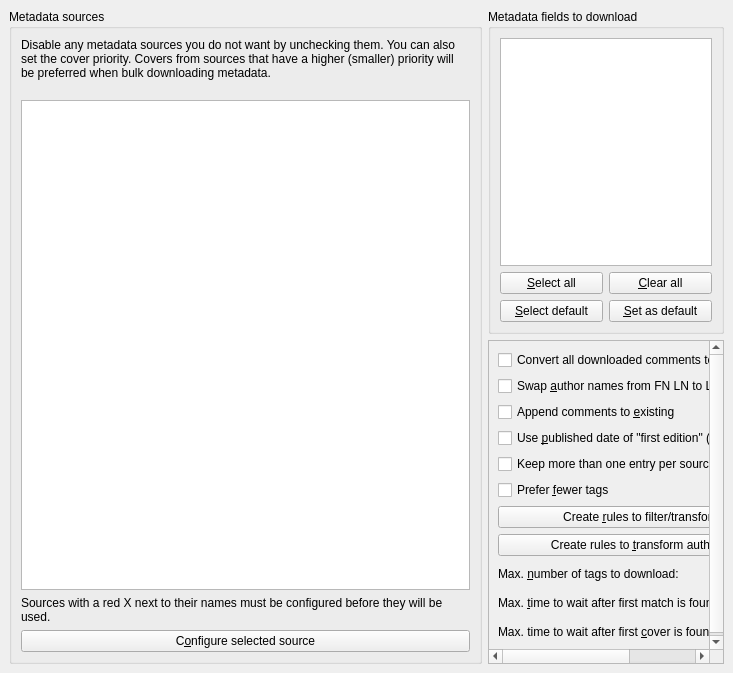
<?xml version="1.0" encoding="UTF-8"?>
<ui version="4.0">
 <class>Form</class>
 <widget class="QWidget" name="Form">
  <property name="geometry">
   <rect>
    <x>0</x>
    <y>0</y>
    <width>733</width>
    <height>673</height>
   </rect>
  </property>
  <property name="windowTitle">
   <string>Form</string>
  </property>
  <layout class="QGridLayout" name="gridLayout_3">
   <property name="leftMargin">
    <number>0</number>
   </property>
   <property name="topMargin">
    <number>0</number>
   </property>
   <property name="rightMargin">
    <number>0</number>
   </property>
   <property name="bottomMargin">
    <number>0</number>
   </property>
   <item row="0" column="0">
    <widget class="QStackedWidget" name="stack">
     <widget class="QWidget" name="page">
      <layout class="QHBoxLayout" name="horizontalLayout">
       <item>
        <widget class="QGroupBox" name="groupBox">
         <property name="title">
          <string>Metadata sources</string>
         </property>
         <layout class="QVBoxLayout" name="verticalLayout_3">
          <item>
           <widget class="QLabel" name="label">
            <property name="text">
             <string>Disable any metadata sources you do not want by unchecking them. You can also set the cover priority. Covers from sources that have a higher (smaller) priority will be preferred when bulk downloading metadata.
</string>
            </property>
            <property name="wordWrap">
             <bool>true</bool>
            </property>
           </widget>
          </item>
          <item>
           <widget class="QTableView" name="sources_view">
            <property name="selectionMode">
             <enum>QAbstractItemView::SingleSelection</enum>
            </property>
            <property name="selectionBehavior">
             <enum>QAbstractItemView::SelectRows</enum>
            </property>
           </widget>
          </item>
          <item>
           <widget class="QLabel" name="label_5">
            <property name="text">
             <string>Sources with a red X next to their names must be configured before they will be used. </string>
            </property>
            <property name="wordWrap">
             <bool>true</bool>
            </property>
           </widget>
          </item>
          <item>
           <widget class="QPushButton" name="configure_plugin_button">
            <property name="text">
             <string>C&amp;onfigure selected source</string>
            </property>
            <property name="icon">
             <iconset resource="../../../../resources/images.qrc">
              <normaloff>:/images/plugins.png</normaloff>:/images/plugins.png</iconset>
            </property>
           </widget>
          </item>
         </layout>
        </widget>
       </item>
       <item>
        <layout class="QVBoxLayout" name="verticalLayout">
         <item>
          <widget class="QGroupBox" name="groupBox_2">
           <property name="title">
            <string>Metadata fields to download</string>
           </property>
           <layout class="QGridLayout" name="gridLayout_2">
            <item row="0" column="0" colspan="2">
             <widget class="QListView" name="fields_view">
              <property name="toolTip">
               <string>If you uncheck any fields, metadata for those fields will not be downloaded</string>
              </property>
              <property name="selectionMode">
               <enum>QAbstractItemView::NoSelection</enum>
              </property>
             </widget>
            </item>
            <item row="1" column="0">
             <widget class="QPushButton" name="select_all_button">
              <property name="text">
               <string>&amp;Select all</string>
              </property>
             </widget>
            </item>
            <item row="1" column="1">
             <widget class="QPushButton" name="clear_all_button">
              <property name="text">
               <string>&amp;Clear all</string>
              </property>
             </widget>
            </item>
            <item row="2" column="0">
             <widget class="QPushButton" name="select_default_button">
              <property name="toolTip">
               <string>Restore your own subset of checked fields that you define using the 'Set as default' button</string>
              </property>
              <property name="text">
               <string>&amp;Select default</string>
              </property>
             </widget>
            </item>
            <item row="2" column="1">
             <widget class="QPushButton" name="set_as_default_button">
              <property name="toolTip">
               <string>Store the currently checked fields as the default, you can quickly apply the default using the 'Select default' button</string>
              </property>
              <property name="text">
               <string>&amp;Set as default</string>
              </property>
             </widget>
            </item>
           </layout>
          </widget>
         </item>
         <item>
          <widget class="QScrollArea" name="scrollArea">
           <property name="widgetResizable">
            <bool>true</bool>
           </property>
           <widget class="QWidget" name="scrollAreaWidgetContents">
            <property name="geometry">
             <rect>
              <x>0</x>
              <y>0</y>
              <width>373</width>
              <height>333</height>
             </rect>
            </property>
            <property name="sizePolicy">
             <sizepolicy hsizetype="Expanding" vsizetype="Expanding">
              <horstretch>0</horstretch>
              <verstretch>0</verstretch>
             </sizepolicy>
            </property>
            <layout class="QFormLayout" name="formLayout">
             <item row="0" column="0" colspan="2">
              <widget class="QCheckBox" name="opt_txt_comments">
               <property name="text">
                <string>Convert all downloaded comments to plain &amp;text</string>
               </property>
              </widget>
             </item>
             <item row="8" column="0">
              <widget class="QLabel" name="label_2">
               <property name="text">
                <string>Max. &amp;number of tags to download:</string>
               </property>
               <property name="buddy">
                <cstring>opt_max_tags</cstring>
               </property>
              </widget>
             </item>
             <item row="9" column="0">
              <widget class="QLabel" name="label_3">
               <property name="text">
                <string>Max. &amp;time to wait after first match is found:</string>
               </property>
               <property name="buddy">
                <cstring>opt_wait_after_first_identify_result</cstring>
               </property>
              </widget>
             </item>
             <item row="8" column="1">
              <widget class="QSpinBox" name="opt_max_tags"/>
             </item>
             <item row="9" column="1">
              <widget class="QSpinBox" name="opt_wait_after_first_identify_result">
               <property name="suffix">
                <string> secs</string>
               </property>
              </widget>
             </item>
             <item row="10" column="0">
              <widget class="QLabel" name="label_4">
               <property name="text">
                <string>Max. time to wait after first &amp;cover is found:</string>
               </property>
               <property name="buddy">
                <cstring>opt_wait_after_first_cover_result</cstring>
               </property>
              </widget>
             </item>
             <item row="10" column="1">
              <widget class="QSpinBox" name="opt_wait_after_first_cover_result">
               <property name="suffix">
                <string> secs</string>
               </property>
              </widget>
             </item>
             <item row="1" column="0" colspan="2">
              <widget class="QCheckBox" name="opt_swap_author_names">
               <property name="text">
                <string>Swap &amp;author names from FN LN to LN, FN</string>
               </property>
              </widget>
             </item>
             <item row="2" column="0" colspan="2">
              <widget class="QCheckBox" name="opt_append_comments">
               <property name="toolTip">
                <string>&lt;p&gt;When downloading comments, append the downloaded comments to any existing comment, instead of overwriting them.</string>
               </property>
               <property name="statusTip">
                <string>When downloading comments, append the downloaded comments to any existing comment, instead of overwriting them.</string>
               </property>
               <property name="text">
                <string>Append comments to &amp;existing</string>
               </property>
              </widget>
             </item>
             <item row="3" column="0" colspan="2">
              <widget class="QCheckBox" name="opt_find_first_edition_date">
               <property name="text">
                <string>Use &amp;published date of &quot;first edition&quot; (from worldcat.org)</string>
               </property>
              </widget>
             </item>
             <item row="4" column="0" colspan="2">
              <widget class="QCheckBox" name="opt_keep_dups">
               <property name="toolTip">
                <string>&lt;p&gt;Normally, the metadata download system will keep only a single result per metadata source. This option will cause it to keep all results returned from every metadata source. useful if you only use one or two sources and want to select individual results from them by hand. Note that result with identical title/author/identifiers are still merged.</string>
               </property>
               <property name="text">
                <string>Keep more than one entry per source</string>
               </property>
              </widget>
             </item>
             <item row="5" column="0" colspan="2">
              <widget class="QCheckBox" name="opt_fewer_tags">
               <property name="toolTip">
                <string>&lt;p&gt;Different metadata sources have different sets of tags for the same book. If this option is checked, then calibre will use the smaller tag sets. These tend to be more like genres, while the larger tag sets tend to describe the books content.
&lt;p&gt;Note that this option will only make a practical difference if one of the metadata sources has a genre like tag set for the book you are searching for. Most often, they all have large tag sets.</string>
               </property>
               <property name="statusTip">
                <string>Prefer smaller tag sets when picking tags from different metadata sources</string>
               </property>
               <property name="text">
                <string>Prefer &amp;fewer tags</string>
               </property>
              </widget>
             </item>
             <item row="6" column="0" colspan="2">
              <widget class="QPushButton" name="tag_map_rules_button">
               <property name="text">
                <string>Create &amp;rules to filter/transform tags</string>
               </property>
              </widget>
             </item>
             <item row="7" column="0" colspan="2">
              <widget class="QPushButton" name="author_map_rules_button">
               <property name="text">
                <string>Create rules to &amp;transform author names</string>
               </property>
              </widget>
             </item>
            </layout>
           </widget>
          </widget>
         </item>
        </layout>
       </item>
      </layout>
     </widget>
     <widget class="QWidget" name="page_2"/>
    </widget>
   </item>
  </layout>
 </widget>
 <resources>
  <include location="../../../../resources/images.qrc"/>
 </resources>
 <connections/>
</ui>
